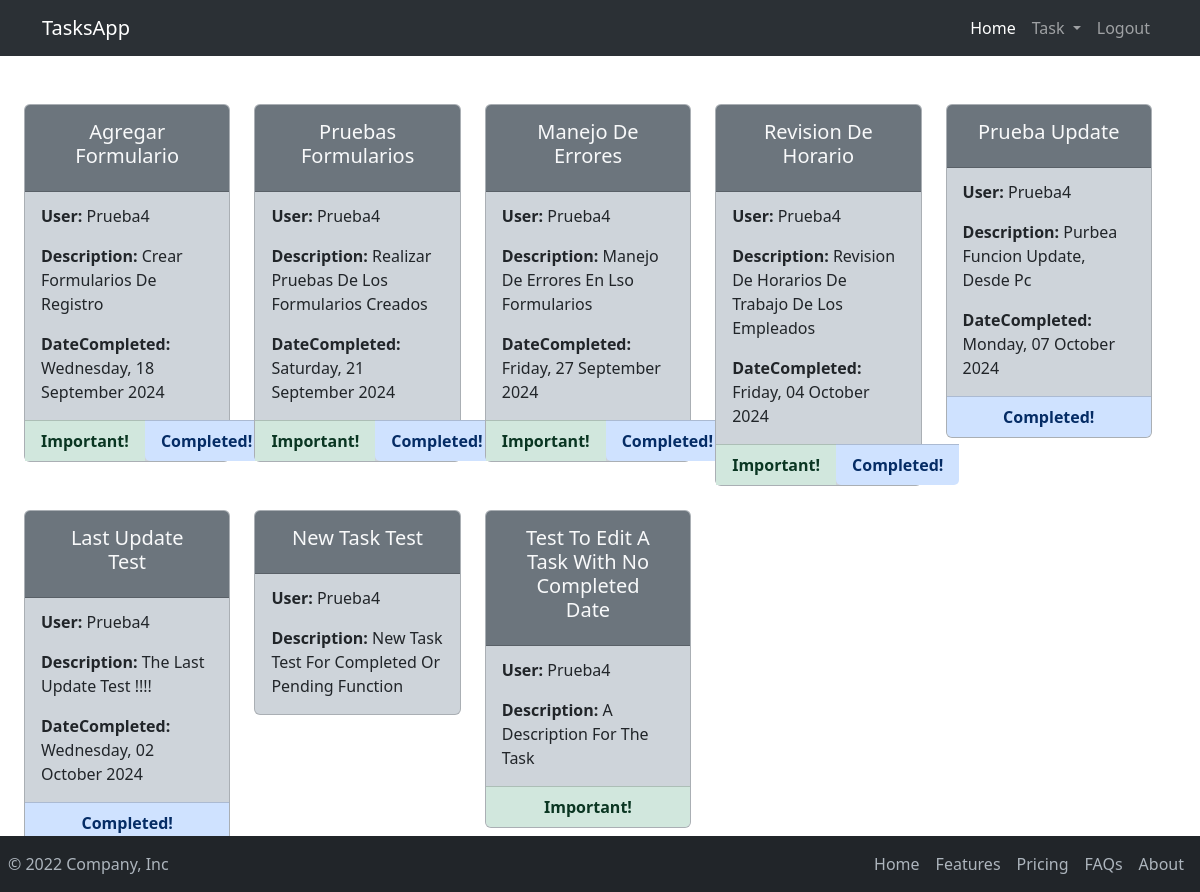
The page /tasks/ (signed in) on the database its author committed.
### tasks/models.py (models this page shows, shortened)
class Task(models.Model):
    title = models.CharField(max_length=50)
    description = models.TextField(max_length=150, blank=True)
    created = models.DateTimeField(auto_now_add=True)
    dateCompleted = models.DateTimeField(null=True, blank=True)
    important = models.BooleanField(default=False)
    fkUser = models.ForeignKey(User, on_delete=models.CASCADE, verbose_name="user")

### tasks/views.py (the view)
# urls.py: path('tasks/', include("tasks.urls")),
def tasks(request):
    tasks = Task.objects.filter(fkUser=request.user)
    return render(
        request,
        "layouts/tasks/tasks.html",
        {"pageTitle": "Tasks", "mainPageTitle": "Tasks List", "data": tasks},
    )

### templates/layouts/tasks/tasks.html (shortened to what this page needs)
{% extends "index.html" %}
{% block mainContent %}
<div class="card-group">
    <div class="row row-cols-1 row-cols-sm-2 row-cols-md-3 row-cols-lg-5 w-100 g-4">
    {% for task in data %}
    <div class="col">
        <div class="card bg-dark-subtle">
            <div class="card-header text-center text-bg-secondary">
                <form action="{% url 'taskSearch' %}" method="post">
                    <button class="btn btn-link text-light text-decoration-none" type="submit" name="taskId" value="{{task.id}}">
                        <h5>{{task.title|title}}</h5>
                    </button>
                </form>
            </div>
            <div class="card-body">
                <p class="card-subtitle mb-3"><strong>User:</strong> {{task.fkUser|title}}</p>
                <p class="card-text"><strong>Description:</strong> {{task.description|title}}</p>
                {% if task.dateCompleted is not None %}
                <p class="card-text"><strong>DateCompleted:</strong> {{task.dateCompleted|date:"l, d F Y"}}</p>
                {% endif %}
            </div>
            {% if task.important == True and task.dateCompleted is not None %}
                <div class="d-flex justify-content-start">
                    <div class="col card-footer bg-success-subtle text-success-emphasis text-center">
                        <strong>Important!</strong>
                    </div>
                    <div class="col card-footer bg-primary-subtle text-primary-emphasis text-center">
                        <strong>Completed!</strong>
                    </div>
                </div>
            {% elif task.important == True %}
                <div class="col card-footer bg-success-subtle text-success-emphasis text-center">
                        <strong>Important!</strong>
                </div>
            {% elif task.dateCompleted is not None %}
                <div class="col card-footer bg-primary-subtle text-primary-emphasis text-center">
                        <strong>Completed!</strong>
                    </div>
            {% else %}
                <div>
                </div>
            {% endif %}
        </div>
    </div>
    {% endfor %}
    </div>
</div>
{% endblock mainContent %}

### static/styles/main.css (style rules this page uses)
:root { --soft-white-text : #ADB5BD; --soft-white-text-hover : #E9ECEF; }

### rows shown on the page
Task: {{ task.id }} 6 (drawn), title "Agregar Formulario", fkUser "Prueba4", description "Crear Formularios De Registro", dateCompleted "Wednesday, 18 September 2024", important "Important!"
Task: {{ task.id }} 7 (drawn), title "Pruebas Formularios", fkUser "Prueba4", description "Realizar Pruebas De Los Formularios Creados", dateCompleted "Saturday, 21 September 2024", important "Important!"
Task: {{ task.id }} 8 (drawn), title "Manejo De Errores", fkUser "Prueba4", description "Manejo De Errores En Lso Formularios", dateCompleted "Friday, 27 September 2024", important "Important!"
Task: {{ task.id }} 9 (drawn), title "Revision De Horario", fkUser "Prueba4", description "Revision De Horarios De Trabajo De Los Empleados", dateCompleted "Friday, 04 October 2024", important "Important!"
Task: {{ task.id }} 10 (drawn), title "Prueba Update", fkUser "Prueba4", description "Purbea Funcion Update, Desde Pc", dateCompleted "Monday, 07 October 2024", important "Completed!"
Task: {{ task.id }} 11 (drawn), title "Last Update Test", fkUser "Prueba4", description "The Last Update Test !!!!", dateCompleted "Wednesday, 02 October 2024", important "Completed!"
Task: {{ task.id }} 21 (drawn), title "New Task Test", fkUser "Prueba4", description "New Task Test For Completed Or Pending Function"
Task: {{ task.id }} 22 (drawn), title "Test To Edit A Task With No Completed Date", fkUser "Prueba4", description "A Description For The Task", important "Important!"
